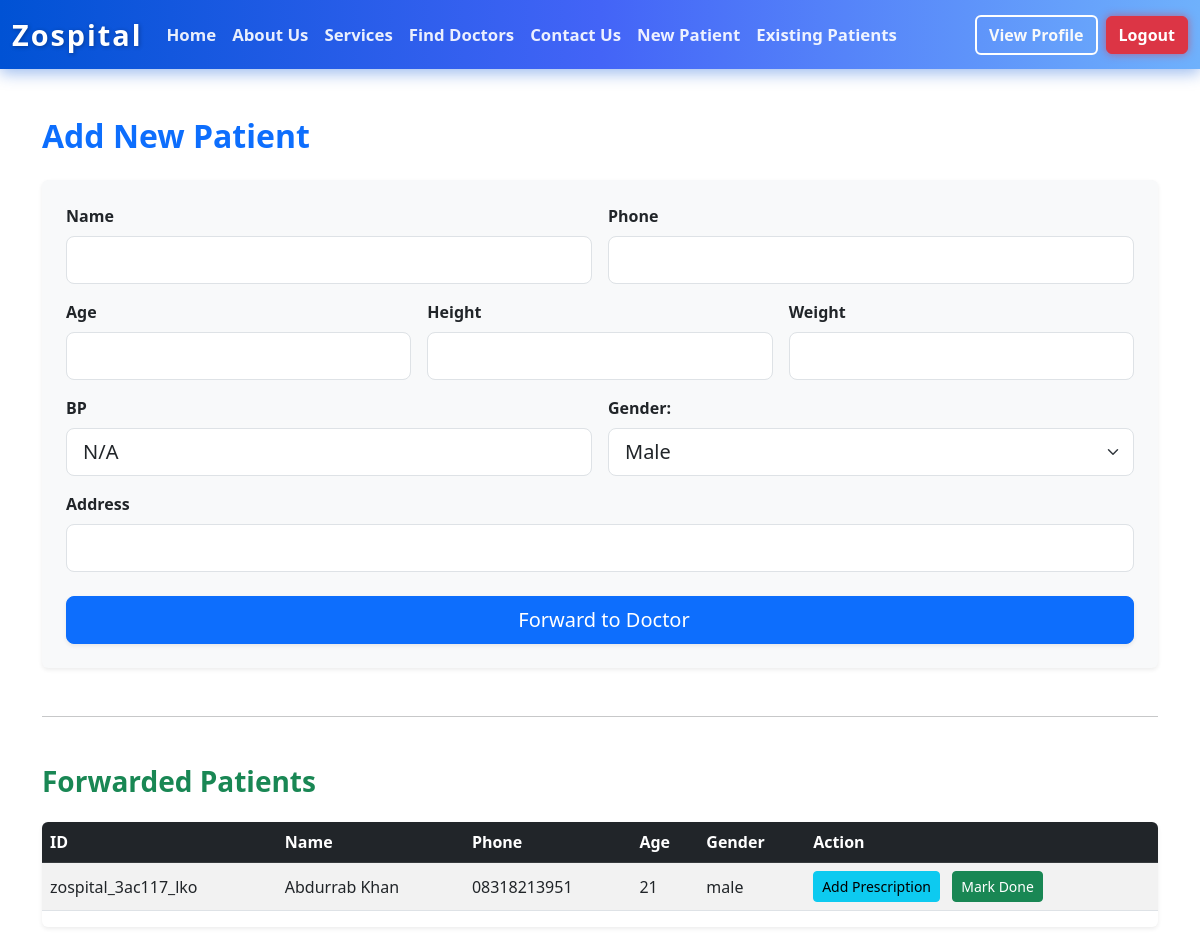
The page /add-patient/ (signed in) on the database its author committed.
### home/models.py (models this page shows, shortened)
class Patient(models.Model):
    STATUS_CHOICES = [
        ('forwarded', 'Forwarded to Doctor'),
        ('done', 'Prescription Done'),
    ]
    custom_id = models.CharField(
        max_length=50,
        unique=True,
        null=False,
        blank=False,
        editable=False,
        default=generate_custom_id  # ✅ default added to prevent migration issue
    )
    name = models.CharField(max_length=100)
    height = models.CharField(max_length=20, default='N/A')
    weight = models.CharField(max_length=20, default='N/A')
    BP = models.CharField(max_length=10,default='N/A')
    phone = models.CharField(max_length=15)
    age = models.CharField(max_length=25, default='N/A')
    gender = models.CharField(max_length=10)
    address = models.TextField()
    status = models.CharField(max_length=20, choices=STATUS_CHOICES, default='forwarded')
    created_at = models.DateTimeField(auto_now_add=True)
    created_by = models.ForeignKey(
        settings.AUTH_USER_MODEL, on_delete=models.SET_NULL,
        null=True, related_name='patients_created'
    )
    assigned_doctor = models.ForeignKey(
        settings.AUTH_USER_MODEL, on_delete=models.SET_NULL,
        null=True, blank=True, related_name='patients_assigned'
    )
    chief_complaints = models.TextField(blank=True, null=True)
    investigation = models.TextField(blank=True, null=True)
    advice = models.TextField(blank=True, null=True)
    examination_findings = models.TextField(blank=True, null=True)
    diagnosis = models.TextField(blank=True, null=True)
    treatment_plan = models.TextField(blank=True, null=True)
    medications = models.TextField(blank=True, null=True)  # For custom entries
    next_visit_date = models.DateField(blank=True, null=True)

### home/views.py (the view)
# urls.py: path('add-patient/', views.add_patient, name='add_patient'),
@login_required
def add_patient(request):
    if request.method == 'POST':
        form = PatientForm(request.POST)
        if form.is_valid():
            patient = form.save(commit=False)
            patient.created_by = request.user
            patient.status = 'forwarded'  # Forward to doctor
            patient.save()
            messages.success(request, "Patient added and forwarded to doctor.")
            return redirect('add_patient')
    else:
        form = PatientForm()
    patients = Patient.objects.filter(status='forwarded', created_by=request.user)
    return render(request, 'home/add_patient.html', {'form': form, 'patients': patients})

### home/forms.py
class PatientForm(forms.ModelForm):
    class Meta:
        model = Patient
        fields = ['name', 'phone', 'age', 'height', 'weight', 'BP', 'gender', 'address']
        widgets = {
            'name': forms.TextInput(attrs={'class': 'form-control form-control-lg'}),
            'phone': forms.TextInput(attrs={'class': 'form-control form-control-lg'}),
            'age': forms.NumberInput(attrs={'class': 'form-control form-control-lg'}),
            'height': forms.NumberInput(attrs={'class': 'form-control form-control-lg', 'step': '0.01'}),  # step add kiya
            'weight': forms.NumberInput(attrs={'class': 'form-control form-control-lg'}),
            'BP': forms.TextInput(attrs={'class': 'form-control form-control-lg'}),
            'gender': forms.Select(attrs={'class': 'form-select form-select-lg'}),
            'address': forms.TextInput(attrs={'class': 'form-control form-control-lg'}),
        }

### home/models.py (called while the page is built)
def generate_custom_id():
    return f"zospital_{uuid.uuid4().hex[:6]}_lko"

### home/templates/home/add_patient.html (shortened to what this page needs)
{% extends 'home/base.html' %}
{% block content %}
<div class="container mt-5 mb-5">
  <h2 class="mb-4 text-primary fw-bold">Add New Patient</h2>
  <form method="post" class="p-4 bg-light rounded shadow-sm">
    <div class="row g-3 mb-3">
      <div class="col-md-6">
        <label for="{{ form.name.id_for_label }}" class="form-label fw-semibold">{{ form.name.label }}</label>
        {{ form.name }}
      </div>
      <div class="col-md-6">
        <label for="{{ form.phone.id_for_label }}" class="form-label fw-semibold">{{ form.phone.label }}</label>
        {{ form.phone }}
      </div>
      <div class="col-md-4">
        <label for="{{ form.age.id_for_label }}" class="form-label fw-semibold">{{ form.age.label }}</label>
        {{ form.age }}
      </div>
      <div class="col-md-4">
        <label for="{{ form.height.id_for_label }}" class="form-label fw-semibold">{{ form.height.label }}</label>
        {{ form.height }}
      </div>
      <div class="col-md-4">
        <label for="{{ form.weight.id_for_label }}" class="form-label fw-semibold">{{ form.weight.label }}</label>
        {{ form.weight }}
      </div>
      <div class="col-md-6">
        <label for="{{ form.BP.id_for_label }}" class="form-label fw-semibold">{{ form.BP.label }}</label>
        {{ form.BP }}
      </div>
      <div class="col-md-6">
        <label for="id_gender" class="form-label fw-semibold">Gender:</label>
        <select name="gender" id="id_gender" class="form-select form-select-lg">
          <option value="male" {% if form.gender.value == 'male' %}selected{% endif %}>Male</option>
        </select>
      </div>
      <div class="col-12">
        <label for="id_address" class="form-label fw-semibold">{{ form.address.label }}</label>
        <input type="text" name="address" id="id_address" class="form-control form-control-lg" value="{{ form.address.value|default:'' }}">
      </div>
    </div>
    <div class="d-grid mt-4">
      <button type="submit" class="btn btn-primary btn-lg shadow-sm">
         Forward to Doctor
      </button>
    </div>
  </form>
  <hr class="my-5">
  <h3 class="mb-4 text-success fw-bold">Forwarded Patients</h3>
  <div class="table-responsive shadow-sm rounded">
    <table class="table table-striped table-hover align-middle">
      <thead class="table-dark">
        <tr>
          <th>ID</th>
          <th>Name</th>
          <th>Phone</th>
          <th>Age</th>
          <th>Gender</th>
          <th>Action</th>
        </tr>
      </thead>
      <tbody>
        {% for patient in patients %}
        <tr>
          <td>{{ patient.custom_id }}</td>
          <td>{{ patient.name }}</td>
          <td>{{ patient.phone }}</td>
          <td>{{ patient.age }}</td>
          <td>{{ patient.gender }}</td>
          <td>
            <a href="{% url 'add_prescription' patient.id %}" class="btn btn-info btn-sm me-2">
               Add Prescription
            </a>
            <a href="{% url 'mark_done' patient.id %}" class="btn btn-success btn-sm">
               Mark Done
            </a>
          </td>
        </tr>
        {% empty %}
        <tr><td colspan="6" class="text-center fst-italic">No forwarded patients yet.</td></tr>
        {% endfor %}
      </tbody>
    </table>
  </div>
</div>
{% endblock %}

### rows shown on the page
Patient: custom_id "zospital_3ac117_lko", name "Abdurrab Khan", phone "08318213951", age "21", gender "male"
